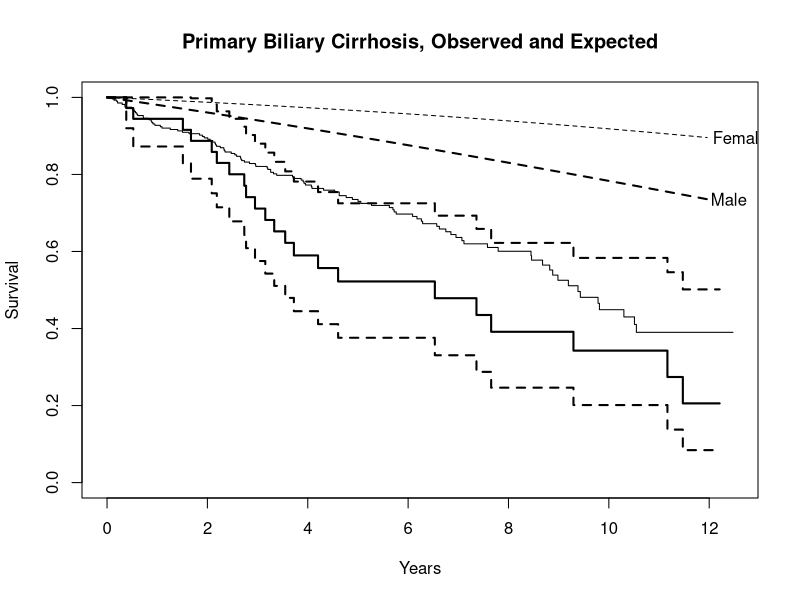

The R source for this figure:
library(survival)


### Name: lines.survfit
### Title: Add Lines or Points to a Survival Plot
### Aliases: lines.survfit points.survfit lines.survexp
### Keywords: survival

### ** Examples

fit <- survfit(Surv(time, status==2) ~ sex, pbc,subset=1:312)
plot(fit, mark.time=FALSE, xscale=365.25,
        xlab='Years', ylab='Survival')
lines(fit[1], lwd=2)    #darken the first curve and add marks


# Add expected survival curves for the two groups,
#   based on the US census data
# The data set does not have entry date, use the midpoint of the study
efit <- survexp(~sex, data=pbc, times= (0:24)*182, ratetable=survexp.us, 
                 rmap=list(sex=sex, age=age*365.35, year=as.Date('1979/01/01')))
temp <- lines(efit, lty=2, lwd=2:1)
text(temp, c("Male", "Female"), adj= -.1) #labels just past the ends
title(main="Primary Biliary Cirrhosis, Observed and Expected")
